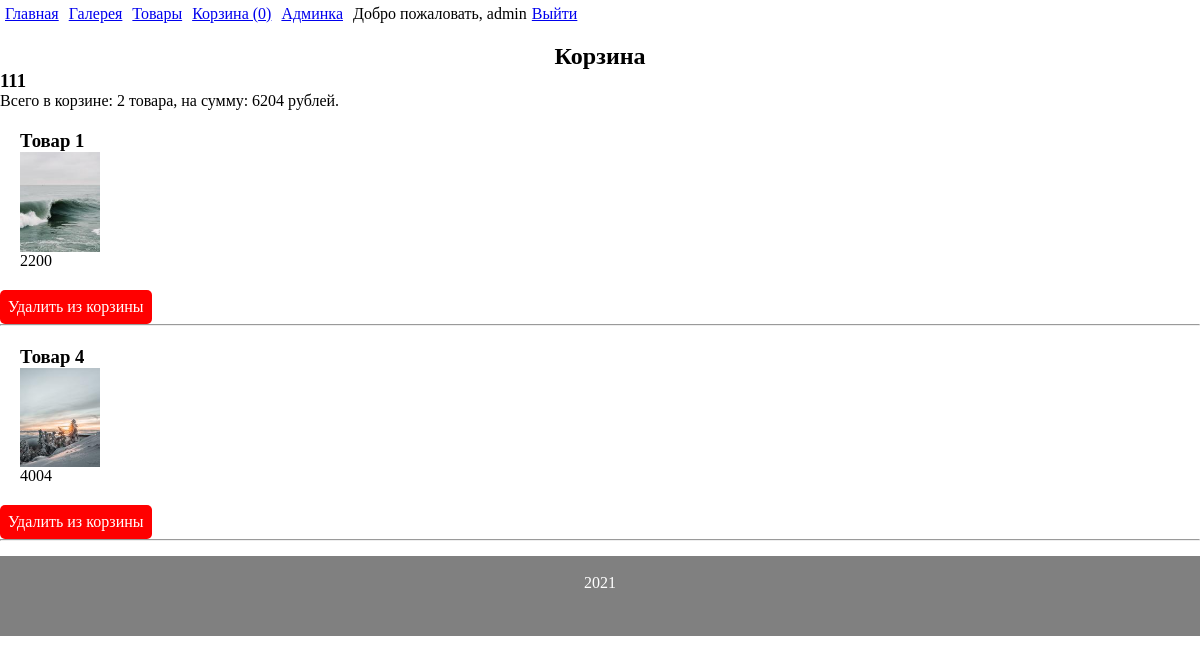
The page /basket/3lt09udr58tt8g5d2ru55u76cvrf2ukf (signed in) on the database its author committed.
### tables this page shows
CREATE TABLE `basket` (
  `id` int(11) NOT NULL,
  `id_products` int(11) NOT NULL,
  `id_session` varchar(255) NOT NULL,
  `price` int(11) NOT NULL
);

CREATE TABLE `products` (
  `id` int(11) NOT NULL,
  `name` mediumtext NOT NULL,
  `description` mediumtext NOT NULL,
  `more_description` text NOT NULL,
  `price` int(11) NOT NULL,
  `likes` int(1) NOT NULL DEFAULT '0'
);

### engine/db_connections.php (called while the page is built, shortened)
<?php
function getConnect() {
    static $db = null;
    if (is_null($db)) {
        $db = @mysqli_connect(DB_HOST . ':' . DB_PORT, DB_USERNAME, DB_PASSWORD, DB_DATABASE) or die("Ошибка " . mysqli_connect_error());
    }
    return $db;
}
function getDBRequest($request) {
    $res = @mysqli_query(getConnect(), $request) or die(mysqli_error(getConnect()));
    if ($res === true) {
        $row = true;
    } else if (isset($res->num_rows)) {
        $row = mysqli_fetch_all($res, MYSQLI_ASSOC);
    } else {
        $row = false;
    }
    return $row;
}

### models/basket.php (called while the page is built, shortened)
<?php
function allProductsBySessionId($sessionId) {
    return getDBRequest("SELECT basket.id AS id, basket.id_products, basket.id_session AS id_session, products.name, products.price, pictures.image FROM basket LEFT JOIN products ON basket.id_session='{$sessionId}' AND basket.id_products=products.id LEFT JOIN pictures ON basket.id_products=pictures.id_products GROUP BY id");
}

### engine/controller.php (called while the page is built, shortened)
<?php
function prepareVariables($url_array) {
    if ($url_array['main_page'] == "") {
        $params['page'] = 'index';
    } else {
        $params['page'] = $url_array['main_page'];
    }
    $params['countP'] = countInBasket(session_id());
    $params['username'] = hasUser($_SESSION['username'])['username'];
    $params['layout'] = 'app';
    switch ($params['page']) {
        case 'basket':
            $params['page'] = implode('/', ['basket', $url_array['main_page']]);
            if (isset($url_array['session_id'])) {
                $sessionId = secUser($url_array['session_id']);
            } else {
                session_start();
                $sessionId = session_id();
            }
                $params['countOrder'] = countBasketBuyer($sessionId);
                $params['summOrder'] = sumOrder($sessionId);
                $params['products'] = allProductsBySessionId($sessionId);
                $params['name'] = getName($sessionId);
            break;
    }
    return $params;
}

### templates/basket/basket.php (the view, shortened to what this page needs)
<div class="titlePage">
    <h2>Корзина</h2>
</div>
<div>
<h3><?=$name?></h3>
    Всего в корзине: <?=$countOrder?> товара, на сумму: <?=$summOrder?> рублей.
    <?php if (!empty($products)):
        foreach ($products as $item): ?>
        <?php if(!is_null($item['name'])): ?>
            <div class="galleryCard">
                <h3><?=$item['name']?></h3>
                <?php if(isset($item['image']) && !empty($item['image'])): ?>
                            <img src='/img/products/tmb/<?=$item['image']?>' width="80" alt="">
                <?php endif; ?>
                <span><?=$item['price']?></span>
            </div>
            <a href="/delbask/<?=$item['id']?>/<?=$item['id_session']?>" class="btn-red">Удалить из корзины</a>
            <hr>
            <?php endif; ?>
    <?php endforeach;
        endif; ?>
</div>

### public/css/main.css (style rules this page uses)
* { margin: 0; padding: 0; }
body { display: -webkit-box; display: -ms-flexbox; display: flex; -webkit-box-orient: vertical; -webkit-box-direction: normal; -ms-flex-direction: column; flex-direction: column; }
h1, h2, footer { margin-top: 15px; }
.titlePage { text-align: center; }
.galleryCard { display: -ms-grid; display: grid; margin: 20px; }
.btn-red { padding: 8px; text-decoration: none; display: inline-block; background-color: red; color: white; border-radius: 5px; text-align: center; }

### rows shown on the page
basket: id_products.name "Товар 1", shows a picture, id_products.price "2200"
basket: id_products.name "Товар 4", shows a picture, id_products.price "4004"

### other values the page prints
$key['title'] "Главная"
$key['title'] "Галерея"
$key['title'] "Товары"
$key['title'] "Корзина ( 0 )"
$key['title'] "Админка"
$username "admin"
$name "111"
$countOrder "2"
$summOrder "6204"
